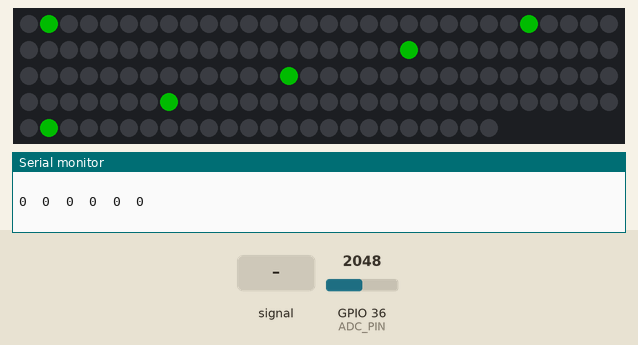
The sketch below on a simulated ESP32. On the bench: 144 RGB LEDs in strip order, left to right, continuing on the next row, the last lines printed to the serial monitor. The test bench sets the inputs (shaded band); at power-on: GPIO 36 (ADC_PIN) = 2048. Dim RGB values are drawn brighter than linear.

Above: at 3.2 s.
3.3 s: GPIO 36 (ADC_PIN) fed a 200 Hz sine of ±327 counts around its level
4.9 s: GPIO 36 (ADC_PIN) set to 2866
6.6 s: GPIO 36 (ADC_PIN) fed a 2 Hz sine of ±1228 counts around its level
8.2 s: GPIO 36 (ADC_PIN) set to 3603
9.8 s: GPIO 36 (ADC_PIN) set to 160
At 10.01 s:
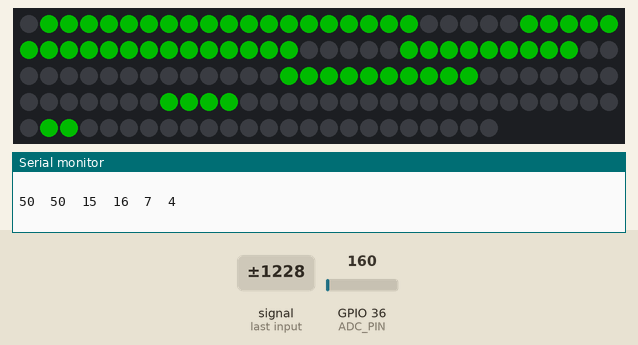
Timing chart, 0 to 12.4 s (numbered marks = the images above; inputs shaded):
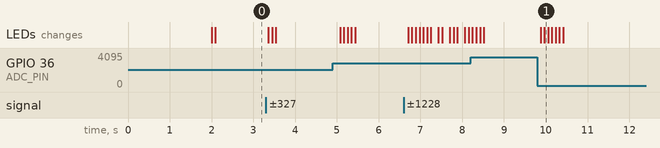

Measured:
- after the input at 9.8 s, the LEDs: first change after 0.08 s (image 1 shows a later state)

The sketch:

esp32_LED_VU_Meter2.ino
```cpp
#include <arduinoFFT.h>      //https://github.com/kosme/arduinoFFT
#include <FastLED.h>

#define LED_PIN     12
#define LED_COUNT   144
#define LED_BRIGHT  150
#define LED_TYPE    WS2811
#define LED_COLORS GRB

CRGB leds[LED_COUNT];


#define NUM_BANDS  6
#define READ_DELAY 50
#define USE_RANDOM_DATA false
#define SAMPLES 512              //Must be a power of 2
#define SAMPLING_FREQUENCY 40000 //Hz, must be 40000 or less due to ADC conversion time. Determines maximum frequency that can be analysed by the FFT.
#define ADC_PIN A0 // 36 = PIN VP on Lolin D32

arduinoFFT FFT = arduinoFFT();


int amplitude = 200;

unsigned int sampling_period_us;
unsigned long microseconds, newTime, oldTime;

byte      peak[] = {0, 0, 0, 0, 0, 0, 0, 0};
double    vReal[SAMPLES];
double    vImag[SAMPLES];

uint8_t   vuMeterBands[NUM_BANDS];


void displayBand(int band, int dsize)
{
  int dmax = amplitude;
  if (dsize > dmax)
    dsize = dmax;
  if (dsize > peak[band])
  {
    peak[band] = dsize;
  }
}

void setup()
{
  delay( 1000 );
  Serial.begin(115200);
  delay( 1000 );

  FastLED.addLeds<LED_TYPE, LED_PIN, LED_COLORS>(leds, LED_COUNT).setCorrection( TypicalLEDStrip );
  FastLED.setBrightness(  LED_BRIGHT );
  FastLED.show();

  sampling_period_us = round(1000000 * (1.0 / SAMPLING_FREQUENCY));
  pinMode(ADC_PIN, INPUT);

}

void loop()
{
    for (int i = 0; i < SAMPLES; i++)
    {
        newTime = micros() - oldTime;
        oldTime = newTime;
        vReal[i] = analogRead(ADC_PIN);
        vImag[i] = 0;
        while (micros() < (newTime + sampling_period_us))
        {

        }
    }

    FFT.Windowing(vReal, SAMPLES, FFT_WIN_TYP_HAMMING, FFT_FORWARD);
    FFT.Compute(vReal, vImag, SAMPLES, FFT_FORWARD);
    FFT.ComplexToMagnitude(vReal, vImag, SAMPLES);
    for (int i = 2; i < (SAMPLES / 2); i++)
    {
      if (vReal[i] > 1000) {
      if (i > 200)
        displayBand(7, (int)vReal[i] / amplitude); // 16000Hz
      else if (i > 53 && i <= 200)
        displayBand(6, (int)vReal[i] / amplitude); // 8000Hz
      else if (i > 30 && i <= 53)
        displayBand(5, (int)vReal[i] / amplitude); // 4000Hz
      else if (i > 15 && i <= 30)
        displayBand(4, (int)vReal[i] / amplitude); // 2000Hz
      else if (i > 7 && i <= 15)
        displayBand(3, (int)vReal[i] / amplitude); // 1000Hz
      else if (i > 5 && i <= 7)
        displayBand(2, (int)vReal[i] / amplitude); // 500Hz

      else if (i >= 2 && i <= 5)
        displayBand(1, (int)vReal[i] / amplitude); // 250Hz

      if(i<=3 && i>0) displayBand(0, (int)vReal[i] / amplitude); // 125Hz


    }}


    for (byte band = 0; band < NUM_BANDS; band++)
    {
      if (peak[band] > 0)
        peak[band] /= 2;
    }
  for (byte band = 0; band < NUM_BANDS; band++)
  {
    uint16_t value = peak[band];
    vuMeterBands[band] = value < 1 ? 0 : map(value, 1, 40, 0, LED_COUNT/NUM_BANDS);
    Serial.print(peak[band]);
    Serial.print("\t");
  }
    Serial.println(" ");
    gen_led();
    //ws2812fx.service();
}

void gen_led()
{

    int pos = 1;
    for(uint8_t i=0; i<NUM_BANDS; i++)
    {
        uint8_t scaledBand = vuMeterBands[i];

        for(uint16_t j=0; j<(LED_COUNT/NUM_BANDS)-5; j++)
        {

            if(j <= scaledBand) {
                  leds[j+pos] = CRGB::Green;
            } else {
                leds[j+pos] = CRGB::Black;

            }

        }
        pos=pos+LED_COUNT/NUM_BANDS;
    }
    Serial.print(" ");Serial.println();
  FastLED.show();
}
```
